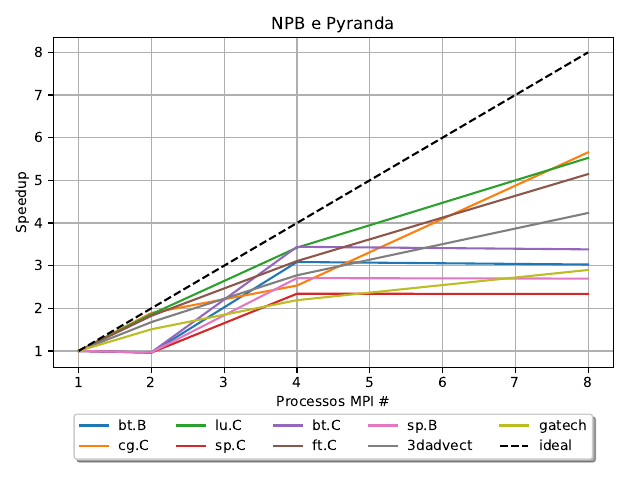

This figure's Python source:
import csv
from matplotlib.backends.backend_pdf import PdfPages
import matplotlib.pyplot as plt

npb = ['bt.B.info', 'cg.C.info', 'lu.C.info',
        'sp.C.info', 'bt.C.info', 'ft.C.info',
        'sp.B.info']

pyranda = ['3dadvect.info', 'gatech.info']

values = []
x = [1, 2, 4, 8]

def read_output(filename):
    with open('info/'+filename, 'r') as file:
        reader = csv.reader(file, delimiter = '\n')
        for row in reader:
            values.append(float(row[0]))

def calculate():
    for i in range(1, len(values)):
        values[i] = values[0]/values[i]
    values[0] = 1

with PdfPages('speedup.pdf') as pdf:
    for app in npb:
        read_output(str(app))
        calculate()
        string = app.split('.')
        plt.plot(x, values, label=string[0] + '.' + string[1])
        values = []

    for app in pyranda:
        read_output(str(app))
        calculate()
        string = app.split('.')
        plt.plot(x, values, label=string[0])
        values = []

    plt.plot([1, 2, 4, 8], [1, 2, 4, 8], 'k--', label='ideal')

    plt.title('NPB e Pyranda')
    plt.xlabel('Processos MPI #')
    plt.ylabel('Speedup')
    plt.legend(loc='upper center', bbox_to_anchor=(0.5, -0.12), fancybox=True, shadow=True, ncol=5)
    plt.tight_layout()
    plt.grid(True)
    pdf.savefig()
